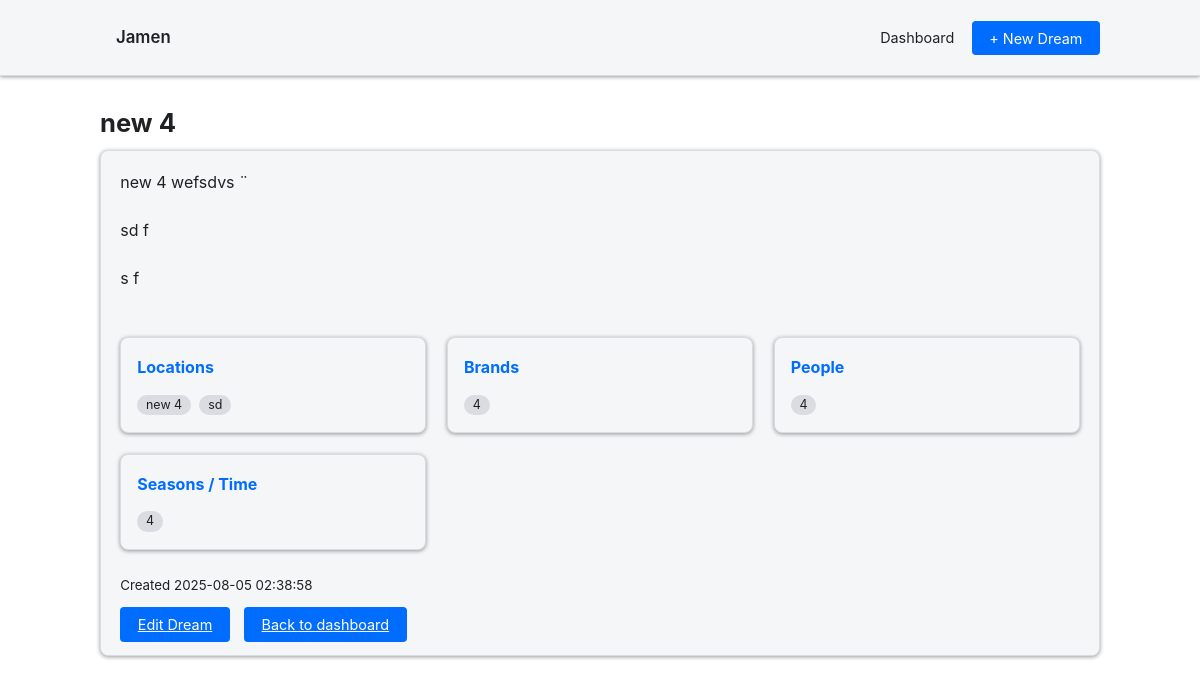
The app's page /dreams/wLvAZ0YI with its own data.
### tables this page shows
CREATE TABLE `dream_boards` (
  `id` int NOT NULL,
  `slug` char(10) DEFAULT NULL,
  `user_id` int DEFAULT NULL,
  `title` varchar(255) DEFAULT NULL,
  `description` text,
  `created_at` datetime DEFAULT CURRENT_TIMESTAMP,
  `updated_at` datetime DEFAULT CURRENT_TIMESTAMP ON UPDATE CURRENT_TIMESTAMP,
  `archived` tinyint(1) NOT NULL DEFAULT '0',
  `deleted_at` datetime DEFAULT NULL,
  `type` varchar(20) DEFAULT 'dream'
);

### controllers/dream.php (called while the page is built, shortened)
<?php
require_once __DIR__ . '/../app/config.php';
require_once __DIR__ . '/../models/dream.php';
class dream_controller
{
    public static function show(string $slug): void
	{
		global $db;
		$dream = dream_model::get($db, $slug);
		$anchors = dream_model::getAnchors($db, $dream['id']);
		include __DIR__ . '/../views/dream_show.php';
		include __DIR__ . '/../views/layout.php';
	}
}

### index.php (called while the page is built, shortened)
<?php
require_once __DIR__.'/app/routes.php';
$uri = parse_url($_SERVER['REQUEST_URI'], PHP_URL_PATH);
route(rtrim($uri,'/'));
?>

### models/dream.php (called while the page is built, shortened)
<?php
class dream_model
{
	public static function getAnchors(PDO $db, int $boardId): array
	{
		$map = [
			'locations' => ['table' => 'dream_locations', 'col' => 'location'],
			'brands'    => ['table' => 'dream_brands',    'col' => 'brand'],
			'people'    => ['table' => 'dream_people',    'col' => 'person'],
			'seasons'   => ['table' => 'dream_seasons',   'col' => 'season'],
		];
		$anchors = [];
		foreach ($map as $type => $info) {
			$sql  = "SELECT {$info['col']} AS val FROM {$info['table']} WHERE dream_id = ?";
			$stmt = $db->prepare($sql);
			$stmt->execute([$boardId]);
			$anchors[$type] = $stmt->fetchAll(PDO::FETCH_COLUMN);
		}
		return $anchors;
	}
	public static function get(PDO $db, string $slug): ?array
	{
		$stmt = $db->prepare("
			SELECT id, slug, title, description, created_at
			FROM dream_boards
			WHERE slug = ?
			  AND deleted_at IS NULL
		");
		$stmt->execute([$slug]);
		$board = $stmt->fetch(PDO::FETCH_ASSOC);
		$board['anchors'] = self::getAnchors($db, (int)$board['id']);
		return $board;
	}
}

### views/dream_show.php (the view, shortened to what this page needs)
<?php
if (!function_exists('icon')) {
  function icon($name) {
    $map = [
      'pin' => '<svg viewBox="0 0 24 24"><path d="M12 2a6 6 0 0 0-6 6c0 4.4 6 12 6 12s6-7.6 6-12a6 6 0 0 0-6-6zM12 11a3 3 0 1 1 0-6 3 3 0 0 1 0 6z"/></svg>',
      'bag' => '<svg viewBox="0 0 24 24"><path d="M6 7V6a6 6 0 1 1 12 0v1h3v15H3V7h3zm2 0h8V6a4 4 0 1 0-8 0v1z"/></svg>',
      'user' => '<svg viewBox="0 0 24 24"><path d="M12 12a5 5 0 1 0-5-5 5 5 0 0 0 5 5zm0 2c-4 0-8 2-8 4v2h16v-2c0-2-4-4-8-4z"/></svg>',
      'calendar' => '<svg viewBox="0 0 24 24"><path d="M19 4h-1V2h-2v2H8V2H6v2H5a2 2 0 0 0-2 2v14a2 2 0 0 0 2 2h14a2 2 0 0 0 2-2V6a2 2 0 0 0-2-2zm0 16H5V10h14zm0-12H5V6h14z"/></svg>'
    ];
    return $map[$name] ?? '';
  }
}
?>
<h1><?= htmlspecialchars($dream['title']) ?></h1>
<div class="card">
  <div class="prose prose-invert max-w-none">
    <?= $dream['description'] ?>
  </div>
  <?php if (array_filter($anchors)): ?>
    <div class="anchor-grid">
      <?php if (!empty($anchors['locations'])): ?>
        <section class="anchor-block-view">
          <h3><?= icon('pin') ?> Locations</h3>
          <?php foreach ($anchors['locations'] as $l): ?>
            <span class="chip"><?= htmlspecialchars($l) ?></span>
          <?php endforeach; ?>
        </section>
      <?php endif; ?>
      <?php if (!empty($anchors['brands'])): ?>
        <section class="anchor-block-view">
          <h3><?= icon('bag') ?> Brands</h3>
          <?php foreach ($anchors['brands'] as $b): ?>
            <span class="chip"><?= htmlspecialchars($b) ?></span>
          <?php endforeach; ?>
        </section>
      <?php endif; ?>
      <?php if (!empty($anchors['people'])): ?>
        <section class="anchor-block-view">
          <h3><?= icon('user') ?> People</h3>
          <?php foreach ($anchors['people'] as $p): ?>
            <span class="chip"><?= htmlspecialchars($p) ?></span>
          <?php endforeach; ?>
        </section>
      <?php endif; ?>
      <?php if (!empty($anchors['seasons'])): ?>
        <section class="anchor-block-view">
          <h3><?= icon('calendar') ?> Seasons / Time</h3>
          <?php foreach ($anchors['seasons'] as $s): ?>
            <span class="chip"><?= htmlspecialchars($s) ?></span>
          <?php endforeach; ?>
        </section>
      <?php endif; ?>
    </div>
  <?php endif; ?>
  <p style="margin-top:1.4rem"><small>Created <?= $dream['created_at'] ?></small></p>
  <a class="btn" href="/dreams/<?= $dream['slug'] ?>/edit">Edit Dream</a>
  <a class="btn" href="/dashboard" style="margin-left:.6rem">Back to dashboard</a>
</div>

### app/routes.php (shortened to what this page needs)
<?php
function route(string $uri): void
{
    foreach ($routes as $pattern => $target) {
        if (preg_match('@^' . $pattern . '$@', $uri, $matches)) {
            $class = $target[0] . '_controller';
            if (is_callable([$class, $target[1]])) {
                call_user_func_array(
                    [$class, $target[1]],
                    array_slice($matches, 1)
                );
                return;
            }
        }
    }
}
?>

### views/partials/topbar.php
<div class="container">
  <a href="/" style="font-weight:600;font-size:1.05rem">Jamen</a>
  <nav>
    <a href="/dashboard">Dashboard</a>
    <a href="/dreams/new" class="btn" style="margin-left:.8rem">+ New Dream</a>
  </nav>
</div>

### public/css/style.css (style rules this page uses)
:root { --bg-base: #1c1d22; --bg-card: #26272d; --accent: #4dabf7; --accent-hover: #71c5ff; --border: #393a40; --text-main: #e9e9ef; --text-muted: #9a9ba1; --radius: 8px; --space: 1.2rem; --shadow: 0 1px 4px rgba(0,0,0,.4); }
@media (prefers-color-scheme: light) { :root, body.light { --bg-base: #ffffff; --bg-card: #f4f6f8; --accent: #006dff; --accent-hover: #096bff; --border: #d9dce0; --text-main: #202124; --text-muted: #5f6368; } }
body { margin:0; font-family: Inter, Roboto, system-ui,-apple-system,sans-serif; background:var(--bg-base); color:var(--text-main); }
header .container { display:flex;align-items:center;justify-content:space-between;padding:.8rem var(--space); }
header a { color:var(--text-main);margin-left:1rem;text-decoration:none;font-size:.9rem; }
.container { width:min(92%,1000px);margin:auto;padding:var(--space) 0; }
.card { background:var(--bg-card); border:1px solid var(--border); border-radius:var(--radius); padding:var(--space); margin-bottom:var(--space); box-shadow:var(--shadow); }
.btn { background:var(--accent);color:#fff;border:0;border-radius:4px; padding:.55rem 1.1rem;font-size:.9rem;cursor:pointer; transition:background .15s; }
h1,h2,h3 { margin:.4rem 0 .8rem; }
h1 { font-size:1.6rem; }
h3 { font-size:1rem;color:var(--accent); }
.anchor-grid { display:grid;grid-template-columns:repeat(auto-fit,minmax(280px,1fr));gap:1.3rem;margin-top:1.4rem; }
.anchor-block-view { background:var(--bg-card);border:1px solid var(--border); border-radius:var(--radius);padding:1rem 1rem .8rem;box-shadow:var(--shadow); }
.anchor-block-view h3 { display:flex;align-items:center;margin:.1rem 0 .7rem;font-size:1rem; }
.chip { display:inline-block;margin:.15rem .25rem .25rem 0;padding:.25rem .55rem; background:var(--border);border-radius:16px;font-size:.78rem; color:var(--text-main);line-height:1; }
body { font-size: 1rem; line-height: 1.5; }
.container { padding: 1rem; max-width: 100%; margin: 0 auto; }
h1, h2, h3 { margin-top: 0.75rem; margin-bottom: 0.5rem; }
header nav { display: none; }
@media (min-width: 600px) { header nav { display: block; } }

### records on screen
dream_boards: title "new 4", description "new 4 wefsdvs ¨ sd f s f", l "new 4", l "sd", b "4", p "4", s "4", created_at "2025-08-05 02:38:58"
